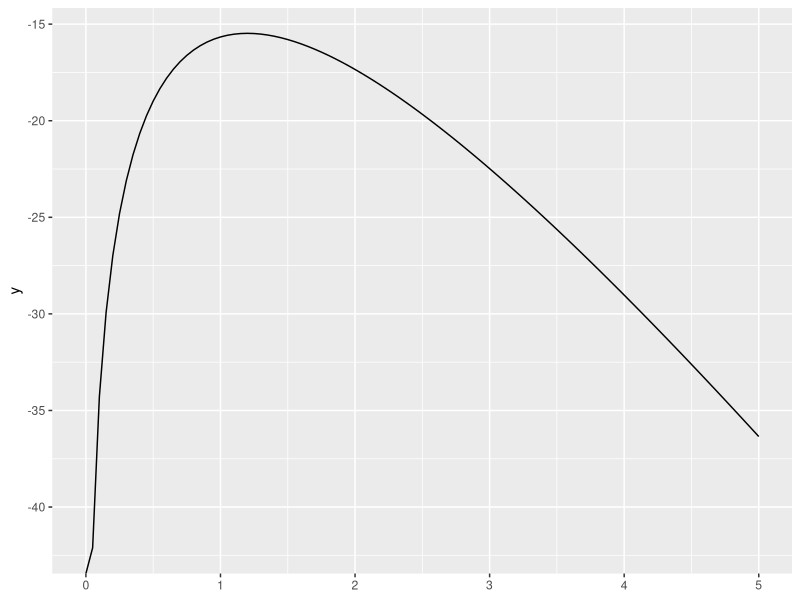
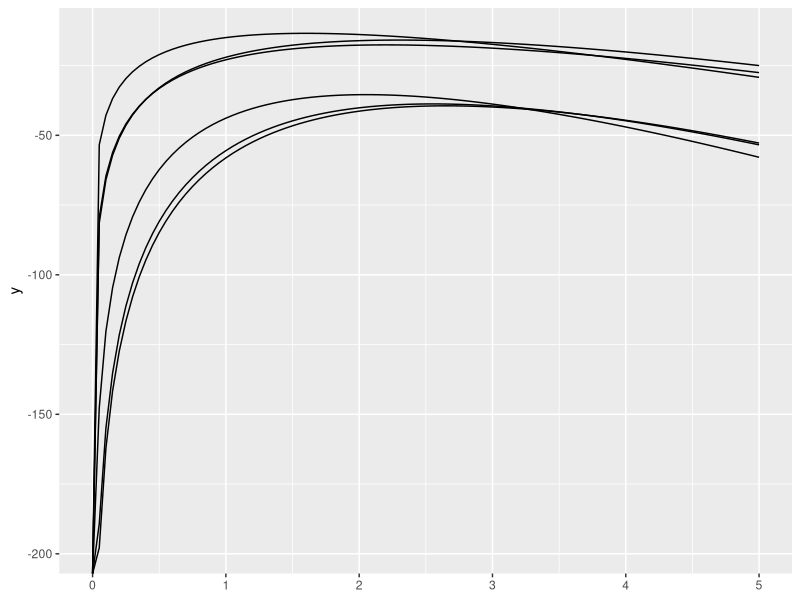
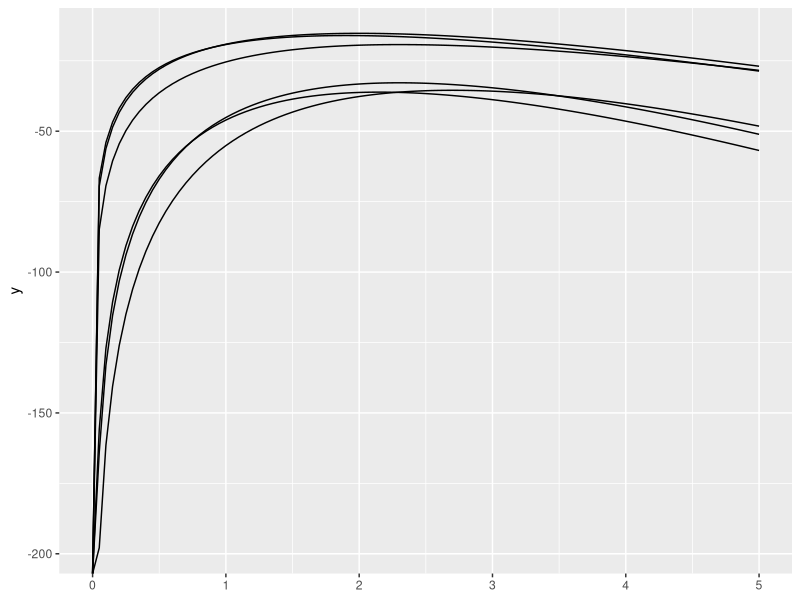
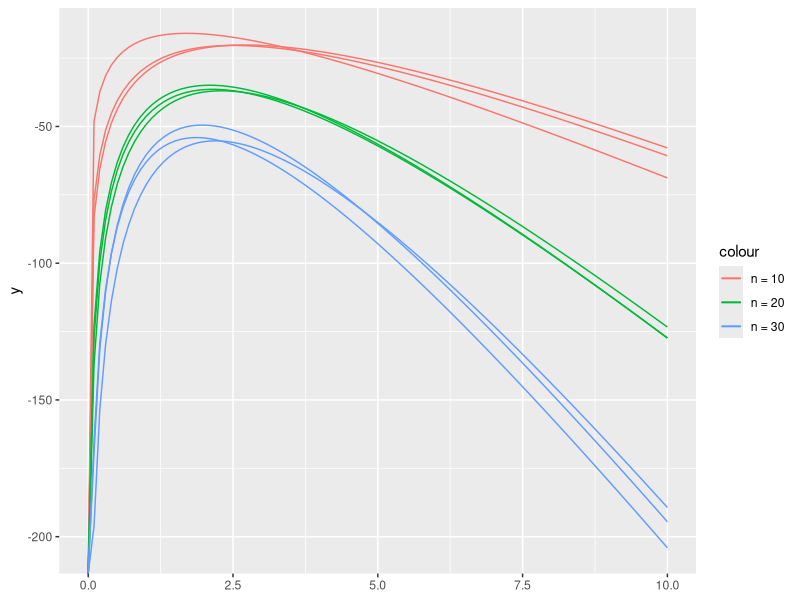
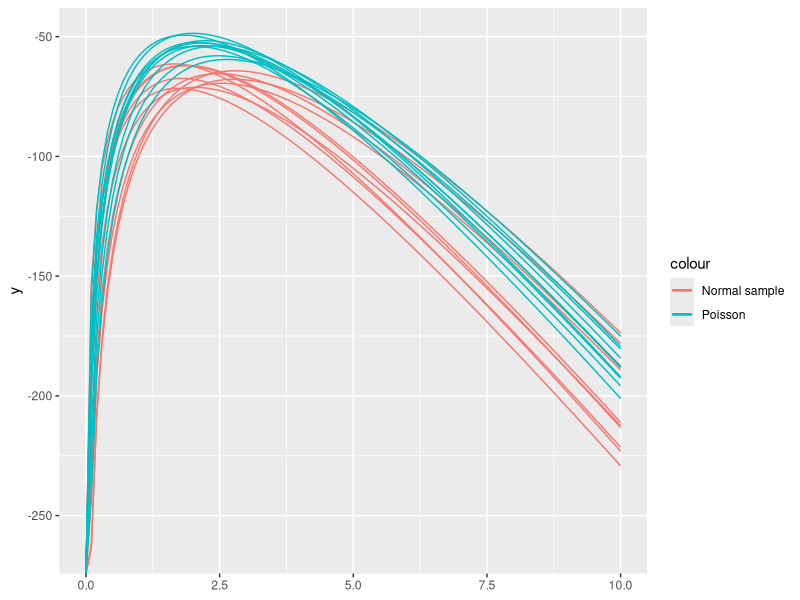

Write R code to recreate these figures, in order.
## ---- chunk 1
options(htmltools.dir.version = FALSE)
library(ggplot2)
lambda <- 2.25
## ---- chunk 2
x <- c(4, 3, 10)
purrr::reduce(x, `+`) # cumulative sum
## ---- chunk 3
# x <- 1:70
x <- seq(1,70, by=1)
purrr::reduce(x, `*`) # factorial
## ---- chunk 4
ll_poisson <- function(x) {
  # for numeric vector x
  n <- length(x)
  
  function(lambda) {
     log(lambda) * sum(x) - n * lambda - sum(lfactorial(x))
  }
}

ll_poisson(c(3,1,4))
## ---- chunk 5
ll_poisson <- function(x) {
  # for numeric vector x
  n <- length(x)
  S <- sum(x)
  X <- sum(lfactorial(x))
  
  function(lambda) {
     log(lambda) * S - n * lambda - X
  }
}
## ---- chunk 6
x <- c(2, 1, 1, 4, 3, 0, 0, 0, 1, 0)
ll_x <- ll_poisson(x)
## ---- chunk 7
optimise(ll_x, interval = c(0,5), maximum = TRUE)
## ---- chunk 8
ggplot() + geom_function(fun = ll_x, xlim = c(0, 5))
## ---- chunk 9
ggplot() + 
  geom_function(fun = ll_poisson(rpois(10, lambda)), xlim = c(0, 5)) + 
  geom_function(fun = ll_poisson(rpois(10, lambda)), xlim = c(0, 5)) + 
  geom_function(fun = ll_poisson(rpois(10, lambda)), xlim = c(0, 5)) +
  geom_function(fun = ll_poisson(rpois(20, lambda)), xlim = c(0, 5)) + 
  geom_function(fun = ll_poisson(rpois(20, lambda)), xlim = c(0, 5)) + 
  geom_function(fun = ll_poisson(rpois(20, lambda)), xlim = c(0, 5))   
## ---- chunk 10
layers <- list(10,10,10, 20, 20, 20) |> 
  purrr::map(.f = function(n) rpois(n, lambda = lambda)) |>
  purrr::map(.f = ll_poisson) |>
  purrr::map(.f = function(x) 
    geom_function(aes(), fun=x, xlim=c(0,5)))
             

ggplot() + 
  layers
## ---- chunk 11
geom_function_sample <- function(fun, sample, args) {
  
  function(n, samples, ...) {
    args = append(args, c("n"=n))
    1:samples |> purrr::map(
      .f = function(i) {
        geom_function(fun = fun(do.call(sample, args=args)), ...)
    })
  }
}

add_function_layer <- geom_function_sample(
  fun = ll_poisson, sample=rpois, 
  args = list(lambda=lambda))
## ---- chunk 12
ggplot() + xlim(c(0,10)) +
  add_function_layer(10, 3, aes(colour="n = 10")) +
  add_function_layer(20, 3, aes(colour="n = 20")) +
  add_function_layer(30, 3, aes(colour="n = 30"))
## ---- chunk 13
add_rnorm_layer <- geom_function_sample(
  fun = ll_poisson, sample=rnorm, 
  args = list(mean=lambda, sd=lambda))

ggplot() + xlim(c(0,10)) +
  add_rnorm_layer(30, 10, aes(colour="Normal sample")) +
  add_function_layer(30, 10, aes(colour="Poisson")) 

